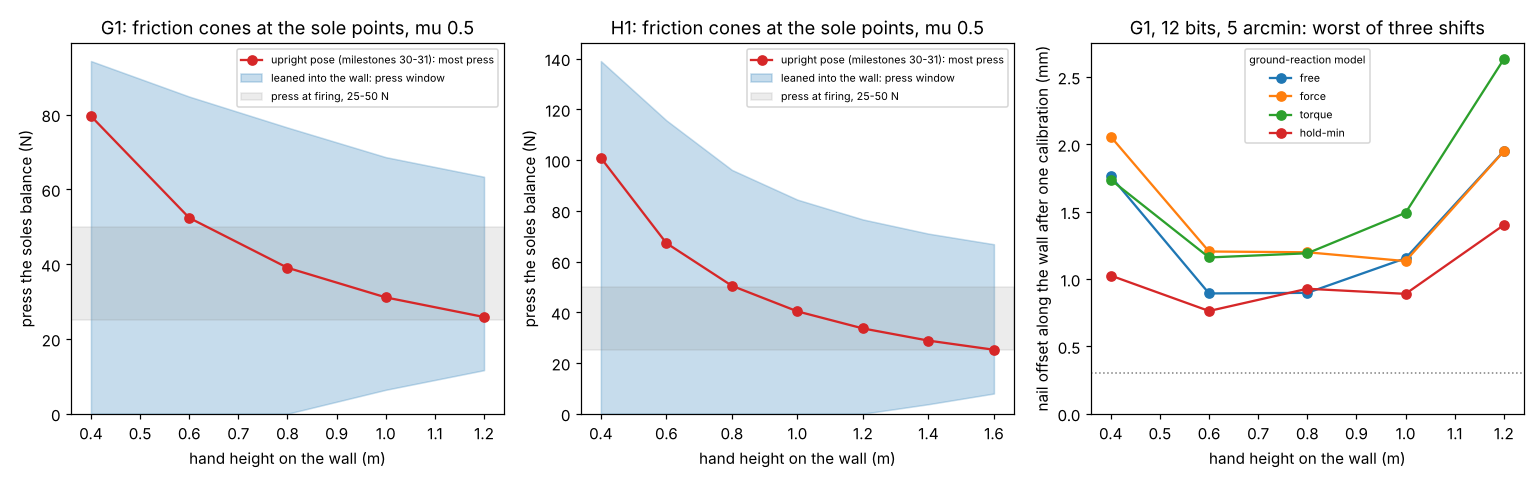

Write the Python code that produced this figure.
"""Figure for milestone 32: python experiments/m32_grf_qp/figure.py (reads results.json)."""
import json
import os

import matplotlib
matplotlib.use("Agg")
import matplotlib.pyplot as plt  # noqa: E402

HERE = os.path.dirname(os.path.abspath(__file__))
R = json.load(open(os.path.join(HERE, "results.json")))

fig, axes = plt.subplots(1, 3, figsize=(14, 4.4))
for ax, n in zip(axes[:2], ("g1", "h1")):
    rows = [x for x in R["A"] if x["robot"] == n and x["dy"] == 0.0]
    rows.sort(key=lambda x: x["z"])
    z = [x["z"] for x in rows]
    ax.plot(z, [x["nolean"][1] for x in rows], "o-", color="C3", label="upright pose (milestones 30-31): most press")
    ax.fill_between(z, [x["window"][0] for x in rows], [x["window"][1] for x in rows], color="C0", alpha=0.25,
                    label="leaned into the wall: press window")
    ax.axhspan(25, 50, color="0.5", alpha=0.15, label="press at firing, 25-50 N")
    ax.set(xlabel="hand height on the wall (m)", ylabel="press the soles balance (N)", ylim=(0, None),
           title=f"{n.upper()}: friction cones at the sole points, mu 0.5")
    ax.legend(fontsize=7, loc="upper right")

ax = axes[2]
for j, mdl in enumerate(("free", "force", "torque", "hold-min")):
    rs = [x for x in R["C"] if x["robot"] == "g1" and x["model"] == mdl]
    zs = sorted({x["z"] for x in rs})
    ax.plot(zs, [max(abs(x["mu"]["y"][0]) * 1e3 for x in rs if x["z"] == z) for z in zs], "o-", color=f"C{j}",
            label=mdl)
ax.axhline(0.3, color="0.5", ls=":", lw=1)
ax.set(xlabel="hand height on the wall (m)", ylabel="nail offset along the wall after one calibration (mm)",
       title="G1, 12 bits, 5 arcmin: worst of three shifts", ylim=(0, None))
ax.legend(fontsize=7, title="ground-reaction model", title_fontsize=7)
fig.tight_layout()
fig.savefig(os.path.join(HERE, "figure.png"), dpi=110)
